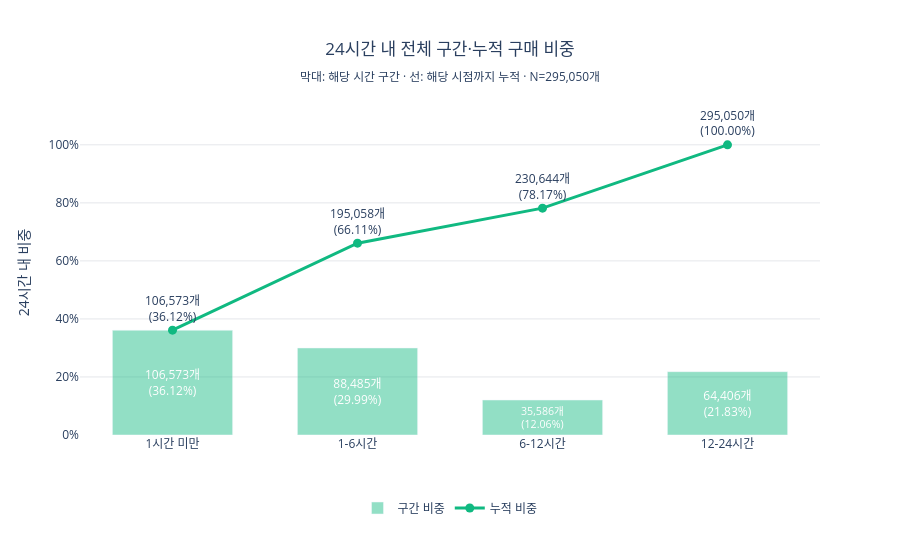

Source (notebook cell):
### Code cell
delay_24h_cumulative = delay_24h_overall.copy()
delay_24h_cumulative['누적시간'] = [
    '1시간 이내', '6시간 이내', '12시간 이내', '24시간 이내',
]

overall_24h_total = int(delay_24h_cumulative['구매에피소드수'].sum())
delay_24h_cumulative['구간표시라벨'] = delay_24h_cumulative.apply(
    lambda row: f"{int(row['구매에피소드수']):,}개<br>({row['24시간내_구간비중_pct']:.2f}%)", axis=1
)
delay_24h_cumulative['누적표시라벨'] = delay_24h_cumulative.apply(
    lambda row: f"{int(row['24시간내_누적구매수']):,}개<br>({row['24시간내_누적비중_pct']:.2f}%)", axis=1
)

fig = go.Figure()
fig.add_trace(go.Bar(
    x=delay_24h_cumulative['기간구간'],
    y=delay_24h_cumulative['24시간내_구간비중_pct'],
    text=delay_24h_cumulative['구간표시라벨'],
    customdata=delay_24h_cumulative[['구매에피소드수']],
    name='구간 비중',
    marker_color=color_map['purchase'],
    opacity=0.45,
    texttemplate='%{text}',
    textposition='inside',
    insidetextanchor='middle',
    textfont=dict(color='white', size=12),
    hovertemplate=(
        '%{x}<br>해당 구간 비중 %{y:.2f}%<br>'
        '구매 에피소드 %{customdata[0]:,.0f}<extra></extra>'
    ),
))
fig.add_trace(go.Scatter(
    x=delay_24h_cumulative['기간구간'],
    y=delay_24h_cumulative['24시간내_누적비중_pct'],
    mode='lines+markers+text',
    text=delay_24h_cumulative['누적표시라벨'],
    customdata=delay_24h_cumulative[['24시간내_누적구매수']],
    name='누적 비중',
    line=dict(color=color_map['purchase'], width=3),
    marker=dict(size=9),
    texttemplate='%{text}',
    textposition='top center',
    hovertemplate=(
        '%{x} 구간까지<br>누적 비중 %{y:.2f}%<br>'
        '누적 구매 에피소드 %{customdata[0]:,.0f}<extra></extra>'
    ),
))
fig.update_layout(
    title=dict(
        text=(
            '24시간 내 전체 구간·누적 구매 비중<br>'
            f'<sub>막대: 해당 시간 구간 · 선: 해당 시점까지 누적 · N={overall_24h_total:,}개</sub>'
        ),
        x=0.5,
        xanchor='center',
    ),
    yaxis_title='24시간 내 비중',
    xaxis_title='',
    yaxis_range=[0, 112],
    plot_bgcolor='white',
    height=540,
    bargap=0.35,
    margin=dict(t=110, b=105),
    legend_title_text='',
    legend=dict(orientation='h', y=-0.18, x=0.5, xanchor='center', yanchor='top'),
)
fig.update_yaxes(ticksuffix='%', gridcolor='#E5E7EB')
fig.show()

### Figure 1 — Plotly figure (JSON) as saved in the notebook; plotly's stock layout.template omitted (floating-point values rounded to 4 significant figures)
{"data": [{"customdata": [[106573], [88485], [35586], [64406]], "hovertemplate": "%{x}<br>해당 구간 비중 %{y:.2f}%<br>구매 에피소드 %{customdata[0]:,.0f}<extra></extra>", "insidetextanchor": "middle", "marker": {"color": "#10B981"}, "name": "구간 비중", "opacity": 0.45, "text": ["106,573개<br>(36.12%)", "88,485개<br>(29.99%)", "35,586개<br>(12.06%)", "64,406개<br>(21.83%)"], "textfont": {"color": "white", "size": 12}, "textposition": "inside", "texttemplate": "%{text}", "type": "bar", "x": ["1시간 미만", "1-6시간", "6-12시간", "12-24시간"], "y": [36.12, 29.99, 12.06, 21.83]}, {"customdata": [[106573], [195058], [230644], [295050]], "hovertemplate": "%{x} 구간까지<br>누적 비중 %{y:.2f}%<br>누적 구매 에피소드 %{customdata[0]:,.0f}<extra></extra>", "line": {"color": "#10B981", "width": 3}, "marker": {"size": 9}, "mode": "lines+markers+text", "name": "누적 비중", "text": ["106,573개<br>(36.12%)", "195,058개<br>(66.11%)", "230,644개<br>(78.17%)", "295,050개<br>(100.00%)"], "textposition": "top center", "texttemplate": "%{text}", "type": "scatter", "x": ["1시간 미만", "1-6시간", "6-12시간", "12-24시간"], "y": [36.12, 66.11, 78.17, 100.0]}], "layout": {"bargap": 0.35, "height": 540, "legend": {"orientation": "h", "title": {"text": ""}, "x": 0.5, "xanchor": "center", "y": -0.18, "yanchor": "top"}, "margin": {"b": 105, "t": 110}, "plot_bgcolor": "white", "title": {"text": "24시간 내 전체 구간·누적 구매 비중<br><sub>막대: 해당 시간 구간 · 선: 해당 시점까지 누적 · N=295,050개</sub>", "x": 0.5, "xanchor": "center"}, "xaxis": {"title": {"text": ""}}, "yaxis": {"gridcolor": "#E5E7EB", "range": [0, 112], "ticksuffix": "%", "title": {"text": "24시간 내 비중"}}}}
